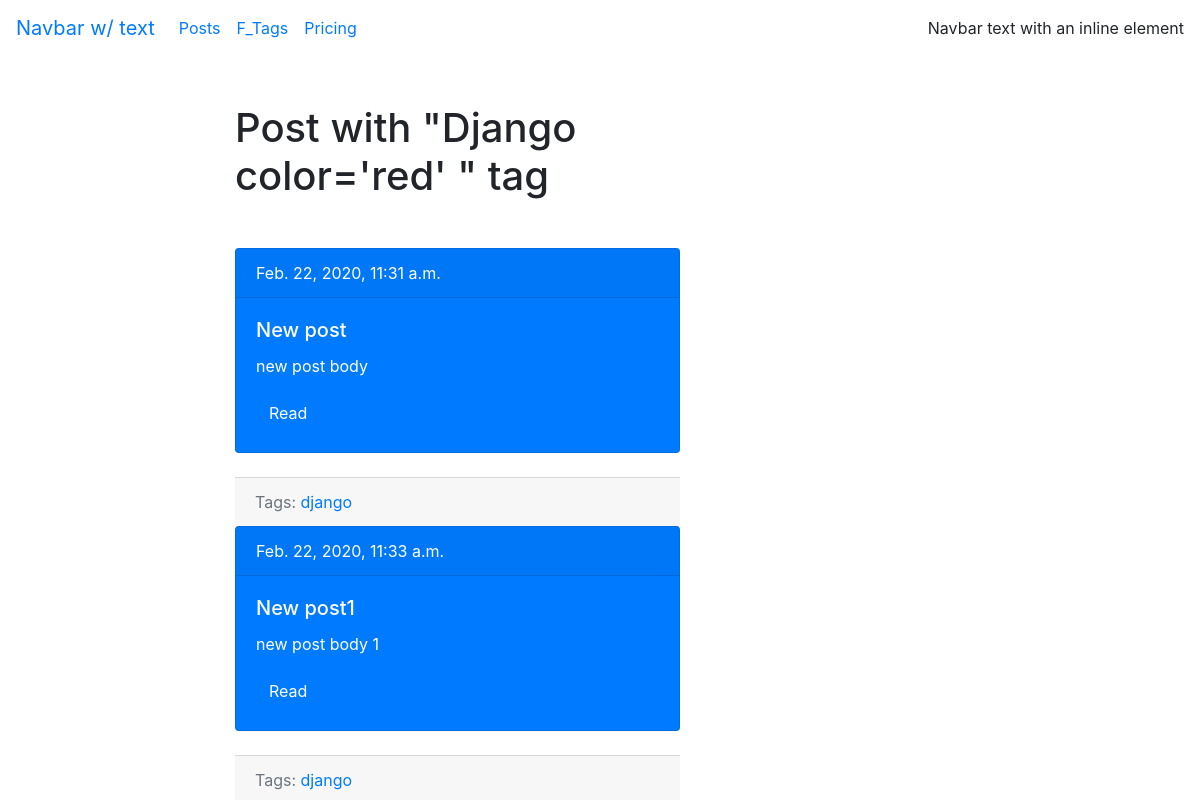
Screenshot of /blog/tag/django/ with the database file from the repository.
### blog/models.py (models this page shows, shortened)
class Tag(models.Model):
    title = models.CharField(max_length=50)
    slug = models.SlugField(max_length=50, unique=True)
    def get_absolute_url(self):
        return reverse('tag_detail_url', kwargs={'slug': self.slug})

class Post(models.Model):
    title = models.CharField(max_length=150, db_index=True)
    slug = models.SlugField(max_length=150, unique=True)
    body = models.TextField(blank=True, db_index=True)
    tags = models.ManyToManyField('Tag', blank=True, related_name='posts')
    date_pub = models.DateTimeField(auto_now_add=True)
    def get_absolute_url(self):
        return reverse('post_detail_url', kwargs={'slug': self.slug})

### blog/views.py (the view)
# urls.py: path('tag/<str:slug>/', TagDetail.as_view(), name='tag_detail_url')
class TagDetail(ObjectDetailMixin,View):
    model = Tag
    template = 'blog/tag_detail.html'

### blog/utils.py (called while the page is built)
    def get(self,request,slug):
        n = get_object_or_404(self.model, slug__iexact=slug)
        return render(request, self.template, context={self.model.__name__.lower(): n})

### blog/templates/blog/tag_detail.html (shortened to what this page needs)
{% extends 'blog/base_blog.html' %}
{% block content %}
<h1 class="mb-5"> Post with "{{ tag.title|title}} color='red' " tag </h1>
    {% for n in tag.posts.all %}
        <div class="card text-white bg-primary mb-4">
          <div class="card-header">
                {{ n.date_pub}}
          </div>
          <div class="card-body">
            <h5 class="card-title">{{n.title}}</h5>
            <p class="card-text">{{n.body|truncatewords:15}}</p>
            <a href="{{ n.get_absolute_url }}" class="btn btn-primary">Read</a>
          </div>
        </div>
    <div class="card-footer text-muted">
            Tags:
         <a href="{{ tag.get_absolute_url }}"> {{ tag.title }} </a>
     </div>
    {% endfor %}
{% endblock %}

### blog/templates/blog/base_blog.html
{% extends 'base.html' %}

### templates/base.html (shortened to what this page needs)
<!doctype html>
<html lang="en">
<head>
    <link rel="stylesheet" href="https://stackpath.bootstrapcdn.com/bootstrap/4.4.1/css/bootstrap.min.css">
</head>
<body>
<nav class="navbar navbar-expand-lg style="background-color: #e3f2fd;">
  <a class="navbar-brand" href="#">Navbar w/ text</a>
  <div class="collapse navbar-collapse" id="navbarText">
    <ul class="navbar-nav mr-auto">
      <li class="nav-item active">
        <a class="nav-link" href="{% url 'post_list_url' %}">Posts <span class="sr-only">(current)</span></a>
      </li>
      <li class="nav-item">
        <a class="nav-link" href="{% url 'tags_list_url' %}">F_Tags</a>
      </li>
      <li class="nav-item">
        <a class="nav-link" href="#">Pricing</a>
      </li>
    </ul>
    <span class="navbar-text">
      Navbar text with an inline element
    </span>
  </div>
</nav>
<div class="container mt-5">
    <div class="row">
        <div class="col-5 offset-md-2">
            {% block content %}{% endblock %}
        </div>
    </div>
</div>
</body>
</html>

### rows the page displays
Tag: title "Django", title "django"
Post: date_pub "Feb. 22, 2020, 11:31 a.m.", title "New post", body "new post body"
Post: date_pub "Feb. 22, 2020, 11:33 a.m.", title "New post1", body "new post body 1"
